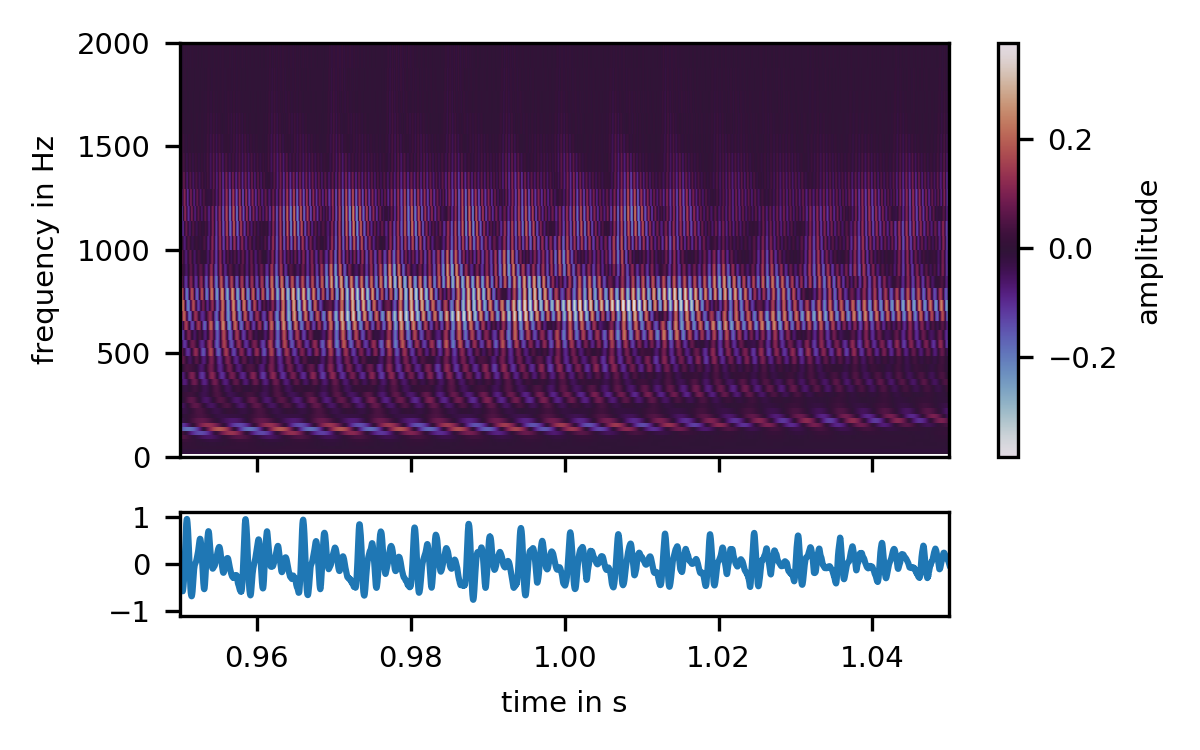

Write Python code to recreate this figure.
import matplotlib
from matplotlib import pyplot
import numpy
import soundfile
from pyfilterbank import gammatone

matplotlib.rcParams['font.size'] = 7

blocksize = 512
hopsize = 64

fig, (ax1, ax2) = pyplot.subplots(nrows=2, sharex=True, figsize=[4, 2.5],
                                  gridspec_kw=dict(height_ratios=[4, 1]))

signal, samplerate = soundfile.read("Mann_short.wav")
fbank = gammatone.GammatoneFilterbank(
    samplerate, startband=-15, endband=27, order=4, density=1/2)
bands, states = zip(*fbank.analyze(signal))
bands = list(fbank.delay(bands))

im = ax1.pcolormesh(
    numpy.arange(len(signal))/samplerate,
    fbank.centerfrequencies,
    bands, cmap='twilight')

fig.colorbar(im, ax=ax1, label='amplitude')
ax1.set(ylim=[0, 2000], ylabel='center frequency in Hz')

ax2.plot(numpy.linspace(0, len(signal)/samplerate, len(signal)), signal)
ax2.set(xlabel='time in s', xlim=[0.95, 1.05], ylim=[-1.1, 1.1])

fig.tight_layout()
pos1 = ax1.get_position().bounds; pos2 = ax2.get_position().bounds
ax2.set_position([pos2[0], pos2[1], pos1[2], pos2[3]])

fig.savefig(__file__[:-3] + '.png', dpi=300)
